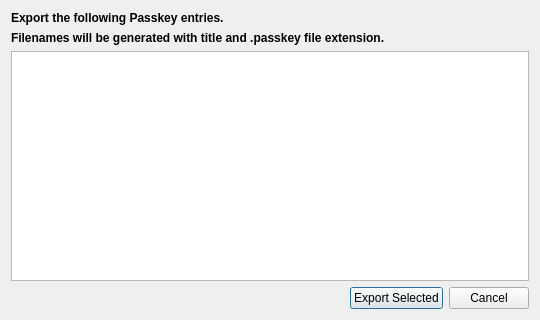
<?xml version="1.0" encoding="UTF-8"?>
<ui version="4.0">
 <class>PasskeyExportDialog</class>
 <widget class="QDialog" name="PasskeyExportDialog">
  <property name="geometry">
   <rect>
    <x>0</x>
    <y>0</y>
    <width>540</width>
    <height>320</height>
   </rect>
  </property>
  <property name="windowTitle">
   <string>KeePassXC - Passkey Export</string>
  </property>
  <layout class="QVBoxLayout" name="verticalLayout">
   <item>
    <widget class="QLabel" name="exportLabel">
     <property name="font">
      <font>
       <weight>75</weight>
       <bold>true</bold>
      </font>
     </property>
     <property name="text">
      <string>Export the following Passkey entries.</string>
     </property>
     <property name="alignment">
      <set>Qt::AlignLeading|Qt::AlignLeft|Qt::AlignVCenter</set>
     </property>
    </widget>
   </item>
   <item>
    <widget class="QLabel" name="filenameLabel">
     <property name="font">
      <font>
       <weight>75</weight>
       <bold>true</bold>
      </font>
     </property>
     <property name="text">
      <string>Filenames will be generated with title and .passkey file extension.</string>
     </property>
     <property name="alignment">
      <set>Qt::AlignLeading|Qt::AlignLeft|Qt::AlignVCenter</set>
     </property>
    </widget>
   </item>
   <item>
    <widget class="QTableWidget" name="itemsTable">
     <property name="editTriggers">
      <set>QAbstractItemView::NoEditTriggers</set>
     </property>
     <property name="showDropIndicator" stdset="0">
      <bool>false</bool>
     </property>
     <property name="selectionMode">
      <enum>QAbstractItemView::ExtendedSelection</enum>
     </property>
     <property name="selectionBehavior">
      <enum>QAbstractItemView::SelectRows</enum>
     </property>
     <property name="cornerButtonEnabled">
      <bool>false</bool>
     </property>
     <attribute name="horizontalHeaderVisible">
      <bool>false</bool>
     </attribute>
     <attribute name="verticalHeaderVisible">
      <bool>false</bool>
     </attribute>
    </widget>
   </item>
   <item>
    <layout class="QHBoxLayout" name="horizontalLayout">
     <item>
      <spacer name="horizontalSpacer">
       <property name="orientation">
        <enum>Qt::Horizontal</enum>
       </property>
       <property name="sizeHint" stdset="0">
        <size>
         <width>40</width>
         <height>20</height>
        </size>
       </property>
      </spacer>
     </item>
     <item>
      <widget class="QPushButton" name="exportButton">
       <property name="accessibleName">
        <string>Export entries</string>
       </property>
       <property name="text">
        <string>Export Selected</string>
       </property>
       <property name="autoDefault">
        <bool>true</bool>
       </property>
       <property name="default">
        <bool>true</bool>
       </property>
      </widget>
     </item>
     <item>
      <widget class="QPushButton" name="cancelButton">
       <property name="text">
        <string>Cancel</string>
       </property>
       <property name="autoDefault">
        <bool>true</bool>
       </property>
      </widget>
     </item>
    </layout>
   </item>
  </layout>
 </widget>
 <resources/>
 <connections/>
</ui>
